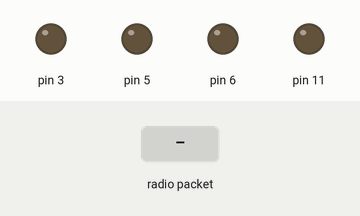
Recording of a sketch running on a simulated Arduino Uno, built with avr-gcc and run on an emulated ATmega328P. On the bench: output pins drawn as LEDs (lit = HIGH). The test bench sets the inputs (shaded band). No radio packets arrive unless stated.

Above: at 3.2 s.
3.3 s: radio packet "5" arrives
At 4.1 s:
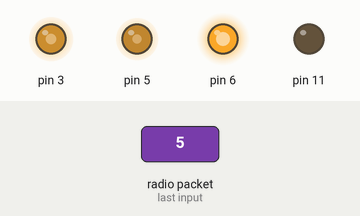
4.8 s: radio packet "90" arrives
At 5.5 s:
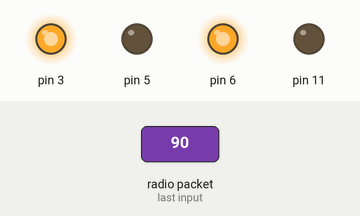
6.3 s: radio packet "200" arrives
At 6.8 s:
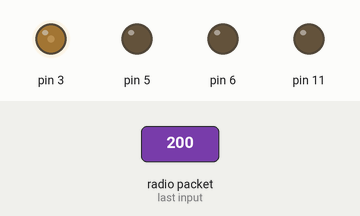
7.8 s: radio packet "5" arrives
At 8.7 s:
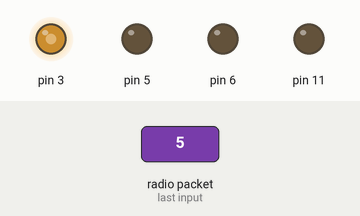
9.3 s: radio packet "90" arrives
At 10.1 s:
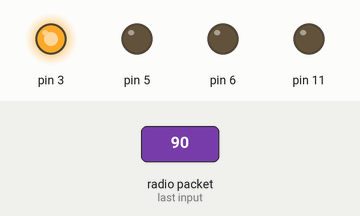
Timing chart, 0 to 11.8 s (numbered marks = the images above; inputs shaded):
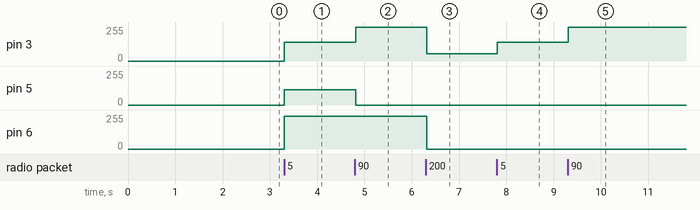

Measured:
- after the input at 3.3 s, pin 3: 0/255 → 140/255 at once; pin 5: 0/255 → 116/255 at once; pin 6: 0/255 → 244/255 at once
- after the input at 4.8 s, pin 3: 140/255 → 252/255 at once; pin 5: 116/255 → 0/255 at once
- after the input at 6.3 s, pin 3: 252/255 → 56/255 at once; pin 6: 244/255 → 0/255 at once
- after the input at 7.8 s, pin 3: 56/255 → 140/255 at once
- after the input at 9.3 s, pin 3: 140/255 → 252/255 at once

The sketch:

ReceiverRF433Mhz.ino
```cpp
/* Programa: Módulo RF 413 Mhz Transmissor

  Referências:
  https://www.pjrc.com/teensy/td_libs_VirtualWire.html

  Modificado por: Wederson Silva

  v0.1.22 Envia e recebe 10 níveis de flexão  */

#include <VirtualWire.h>

byte message[VW_MAX_MESSAGE_LEN];    // Armazena as mensagens recebidas
byte msgLength = VW_MAX_MESSAGE_LEN; // Armazena o tamanho das mensagens
int brilho1 = 0;
int brilho2 = 0;
int brilho3 = 0;
int brilho4 = 0;
int brilho5 = 0;

void setup()
{
  Serial.begin(9600);
  vw_set_rx_pin(12);                 // Pino de dados do receptor
  vw_setup(2000);                   // Bits por segundo
  vw_rx_start();                    // Inicializa o receptor

  /*  Usa apenas 4 LEDs porque a biblioteca VirtualWire afeta os pinos
      de PWM 9 e 10   */
  pinMode(3, OUTPUT);
  pinMode(5, OUTPUT);
  pinMode(6, OUTPUT);
  pinMode(11, OUTPUT);

  delay(2000);
}

void loop()
{
  uint8_t message[VW_MAX_MESSAGE_LEN];
  uint8_t msgLength = VW_MAX_MESSAGE_LEN;
  vw_wait_rx();

  if (vw_get_message(message, &msgLength)) // Non-blocking
  {
    for (int i = 0; i < msgLength; i++)
    {
      message[i] = message[i] - '0';

      brilho1 = message[0] * 28;
      analogWrite(3, brilho1);
      brilho2 = message[1] * 28;
      analogWrite(5, brilho2);
      brilho3 = message[2] * 28;
      analogWrite(6, brilho3);
      brilho4 = message[3] * 28;
      analogWrite(11, brilho4);
    }

    Serial.println();
  }
}
```
